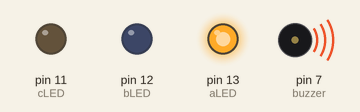
A sketch run on a simulated Arduino Uno, built with avr-gcc and run on an emulated ATmega328P. Shown: output pins drawn as LEDs (lit = HIGH), buzzer (waves = sounding).

Above: at 0.5 s.
At 1.5 s:
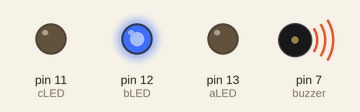
At 5.5 s:
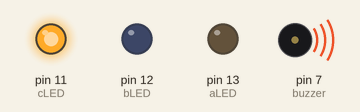
Timing chart, 0 to 6.9 s (numbered marks = the images above):
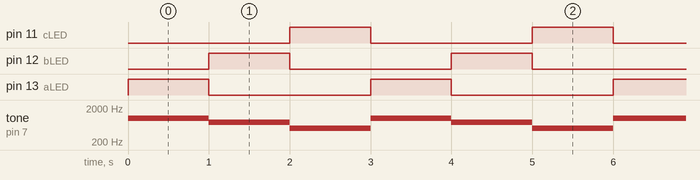

The sketch:

02_LEDbuzzer.ino
```cpp
// C++ code
//
int aLED = 13;
int bLED = 12;
int cLED = 11;
int buzzer=7;
void setup(){
  pinMode(aLED , OUTPUT);
  pinMode(bLED , OUTPUT);
  pinMode(cLED , OUTPUT);
  pinMode(buzzer , OUTPUT);
}
void a(void){
  digitalWrite(aLED , HIGH);
  digitalWrite(bLED , LOW);
  digitalWrite(cLED , LOW);
  tone(buzzer,1000);
}
void b(void){
  digitalWrite(aLED , LOW);
  digitalWrite(bLED , HIGH);
  digitalWrite(cLED , LOW);
  tone(buzzer,750);
}
void c(void){
  digitalWrite(aLED , LOW);
  digitalWrite(bLED , LOW);
  digitalWrite(cLED , HIGH);
  tone(buzzer,500);
}
void loop(void){
  a();
  delay(1000);
  b();
  delay(1000);
  c();
  delay(1000);
}
```

Measured:
- by itself, pin 11 (cLED), pin 12 (bLED), pin 13 (aLED): alternates HIGH for 1.0 s and LOW for 2.0 s
- by itself, tone on pin 7 (buzzer): repeats every 3.0 s: 750 Hz 1.0 s, 500 Hz 1.0 s, 1000 Hz 1.0 s
